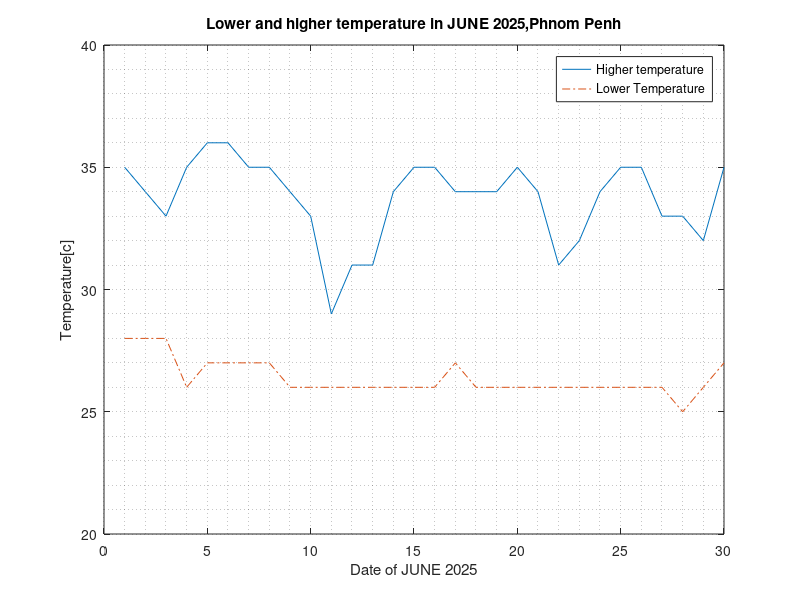

Reproduce this figure in MATLAB.
% NAME: CHUM Pharino
% DATE: 07-07-2025

%Step 1: initiate variable, data input
clear; close all; clc;
date = 1:30;
temperature = [...
35 28; 34 28; 33 28; 35 26; 36 27; 36 27; 35 27; ...
35 27; 34 26; 33 26; 29 26; 31 26; 31 26; 34 26; ...
35 26; 35 26; 34 27; 34 26; 34 26; 35 26; 34 26; ...
31 26; 32 26; 34 26; 35 26; 35 26; 33 26; 33 25; 32 26; 35 27];

%Step 2: computation
%1: make plot for higher and lower temperature
plot(date, temperature(:,1));
hold on;
plot(date, temperature(:,2),'-.');
hold off;
xlabel('Date of JUNE 2025'); ylabel('Temperature[c]');
ylim([20 40]); grid minor;
title("Lower and higher temperature in JUNE 2025,Phnom Penh");
legend('Higher temperature', 'Lower Temperature');

%2. number of day temperature is above 35
t  = 35;
nday = sum(temperature(:,1) > t);
fprintf("Number of day temperature is above %d  is %d.\n", t, nday);

%3. number of day temperature is between 33-35
l = 33; h = 35;
nday = sum((temperature(:,1) >= l)&((temperature(:,1) <= h)));
fprintf("Number of day temperature is  between %d - %d  is %d.\n", l,h, nday);

%4. day of the month temperature is between 33-35
y = date((temperature(:,1) >= l)&((temperature(:,1) <= h)));
disp(y');

